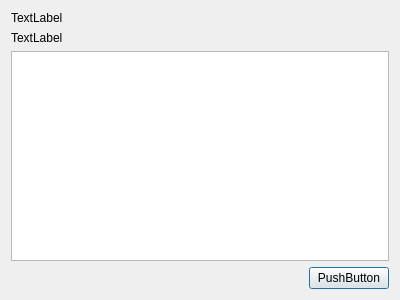
<?xml version="1.0" encoding="UTF-8"?>
<ui version="4.0">
 <class>Dialog</class>
 <widget class="QDialog" name="Dialog">
  <property name="geometry">
   <rect>
    <x>0</x>
    <y>0</y>
    <width>400</width>
    <height>300</height>
   </rect>
  </property>
  <property name="windowTitle">
   <string>Dialog</string>
  </property>
  <layout class="QVBoxLayout" name="verticalLayout">
   <item>
    <widget class="QLabel" name="label_1">
     <property name="text">
      <string>TextLabel</string>
     </property>
    </widget>
   </item>
   <item>
    <widget class="QLabel" name="label_2">
     <property name="text">
      <string>TextLabel</string>
     </property>
    </widget>
   </item>
   <item>
    <widget class="QTableView" name="tableView"/>
   </item>
   <item>
    <layout class="QHBoxLayout" name="horizontalLayout">
     <item>
      <spacer name="horizontalSpacer">
       <property name="orientation">
        <enum>Qt::Horizontal</enum>
       </property>
       <property name="sizeHint" stdset="0">
        <size>
         <width>40</width>
         <height>20</height>
        </size>
       </property>
      </spacer>
     </item>
     <item>
      <widget class="QPushButton" name="pushButtonAceptar">
       <property name="text">
        <string>PushButton</string>
       </property>
      </widget>
     </item>
    </layout>
   </item>
  </layout>
 </widget>
 <resources/>
 <connections/>
</ui>
